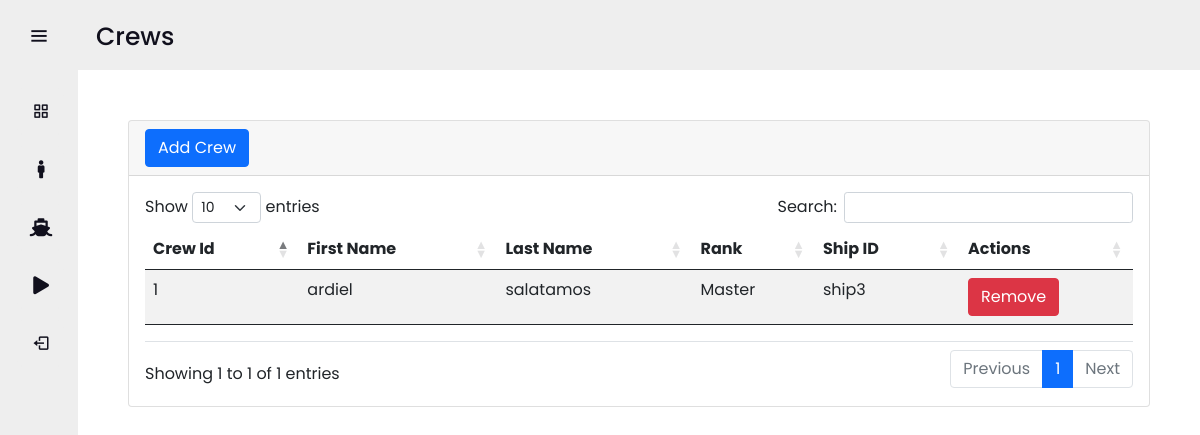
/admin/crew.php (signed in), run on an earlier commit of the app's database.
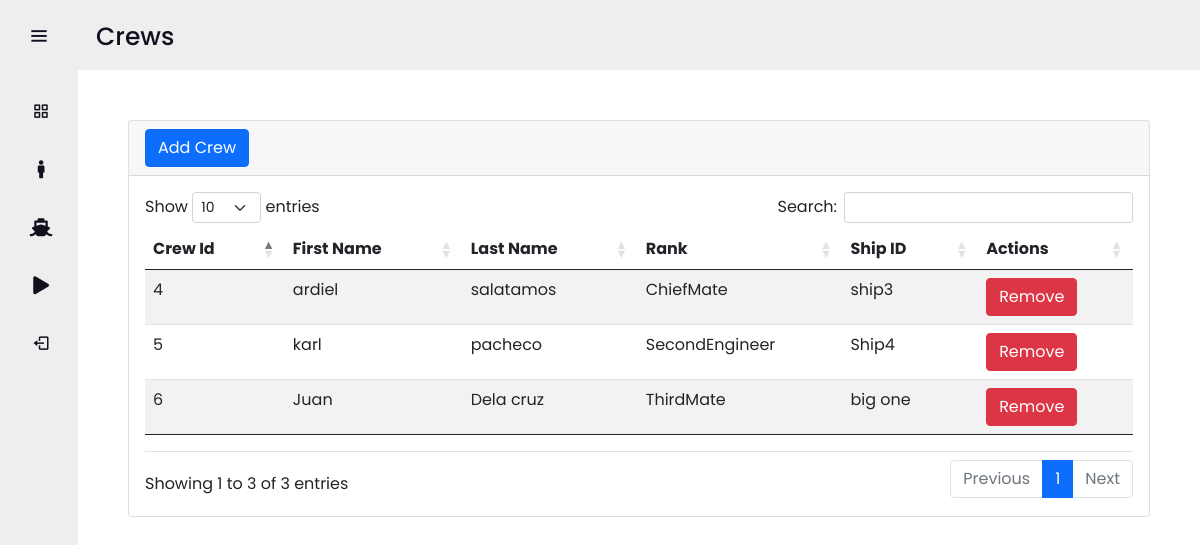
And on a later commit of the database.
### tables this page shows
CREATE TABLE `crew` (
  `crew_id` int(25) NOT NULL,
  `fname` varchar(50) NOT NULL,
  `surname` varchar(50) NOT NULL,
  `rank_id` int(25) NOT NULL,
  `ship_id` int(25) NOT NULL
);

CREATE TABLE `rank` (
  `rank_id` int(25) NOT NULL,
  `rank_name` varchar(25) NOT NULL
);

CREATE TABLE `ship` (
  `ship_id` int(50) NOT NULL,
  `ship_name` varchar(25) NOT NULL,
  `speed` varchar(20) NOT NULL,
  `knots` float NOT NULL,
  `route_id` int(25) NOT NULL
);

### admin/crew_process.php (called while the page is built, shortened)
<?php
	include('../includes/dbcon.php');
	$query2 = "SELECT * FROM crew INNER JOIN rank ON crew.rank_id = rank.rank_id INNER JOIN ship WHERE crew.ship_id = ship.ship_id";
	$result2 = mysqli_query($db,$query2);
	$crew = mysqli_fetch_assoc($result2);
 ?>

### admin/crew.php (the view, shortened to what this page needs)
<?php
  include('header.php');
  include('crew_process.php');
?>
<section class="home-section">
  <div class="text">Crews</div>
  <div class="myCon">
<div class="card">
  <div class="card-header">
   <button type="button" class="btn btn-primary" data-bs-toggle="modal" data-bs-target="#exampleModal1">
  Add Crew
</button>
  </div>
  <div class="card-body">
    <table id="example" class="table table-striped" style="width:100%">
        <thead>
            <tr>
                <th>Crew Id</th>
                <th>First Name</th>
                <th>Last Name</th>
                <th>Rank</th>
                <th>Ship ID</th>
                <th>Actions</th>
            </tr>
        </thead>
        <tbody>
            <?php do{ ?>
            <tr>
                <td><?php echo $crew['crew_id'] ?></td>
                <td><?php echo $crew['fname'] ?></td>
                <td><?php echo $crew['surname'] ?></td>
                <td><?php echo $crew['rank_name'] ?></td>
                <td><?php echo $crew['ship_name'] ?></td>
                 <td><form method="POST"><input type="hidden" name="idd" value="<?php echo $crew['crew_id'] ?>"><button type="submit" class="btn btn-danger" name="remove">Remove</button></form></td>
            </tr>
            <?php }while($crew = mysqli_fetch_assoc($result2)) ?>
        </tbody>
        <tfoot>
            <tr>
                <th></th>
                <th></th>
                <th></th>
                <th></th>
                <th></th>
                <th></th>
            </tr>
        </tfoot>
    </table>
  </div>
</div>
  </div>
</section>

### admin/header.php (shortened to what this page needs)
<!DOCTYPE html>
<html lang="en" dir="ltr">
<head>
  	<link href='https://unpkg.com/boxicons@2.0.7/css/boxicons.min.css' rel='stylesheet'>
 	<link rel="stylesheet" type="text/css" href="../css/sidebar.css">
 	<link rel="stylesheet" href="https://cdnjs.cloudflare.com/ajax/libs/twitter-bootstrap/5.0.1/css/bootstrap.min.css">
	<link rel="stylesheet" href="https://cdn.datatables.net/1.11.3/css/dataTables.bootstrap5.min.css">
	<link rel="stylesheet" href="https://use.fontawesome.com/releases/v5.7.0/css/all.css">
</head>
<body>
	<div class="sidebar">
	    <div class="logo-details">
	        <i class='bx bx-menu' id="btn" ></i>
	    </div>
	    <ul class="nav-list">
	      <li>
	        <a href="index.php">
	          <i class='bx bx-grid-alt'></i>
	        </a>
	      </li>
	      <li>
	        <a href="crew.php">
	          <i class="fas fa-male"></i>
	        </a>
	      </li>
	      <li>
	        <a href="ship.php">
	          <i class="fas fa-ship"></i>
	        </a>
	      </li>
	      <li>
	        <a href="departure.php">
	          <i class="fas fa-play"></i>
	        </a>
	      </li>
	      <li>
	        <a href="#" data-bs-toggle="modal" data-bs-target="#exampleModal">
	          <i class='bx bx-log-out'></i>
	        </a>
	      </li>
	    </ul>
  	</div>
</body>
</html>

### css/sidebar.css (style rules this page uses)
* { margin: 0; padding: 0; box-sizing: border-box; font-family: "Poppins" , sans-serif; }
.sidebar { position: fixed; left: 0; top: 0; height: 100%; width: 78px; background: #eeeeee; padding: 6px 14px; transition: all 0.5s ease; }
.sidebar .logo-details { height: 60px; display: flex; align-items: center; position: relative; }
.sidebar .logo-details #btn { position: absolute; color: #11101d; top: 50%; right: 0; transform: translateY(-50%); font-size: 22px; transition: all 0.4s ease; font-size: 23px; text-align: center; cursor: pointer; transition: all 0.5s ease; }
.sidebar i { color: #fff; height: 60px; min-width: 50px; font-size: 28px; text-align: center; line-height: 60px; }
.sidebar .nav-list { margin-top: 20px; height: 100%; }
.sidebar li { position: relative; margin: 8px 0; list-style: none; margin-left: -30px; }
.sidebar li a { display: flex; height: 100%; width: 100%; border-radius: 12px; align-items: center; text-decoration: none; transition: all 0.4s ease; background: #eeeeee; }
.sidebar li i { height: 50px; color: #11101d; line-height: 50px; font-size: 18px; border-radius: 12px; }
.home-section { position: relative; background: #fff; min-height: 100vh; top: 0; left: 78px; width: calc(100% - 78px); transition: all 0.5s ease; z-index: 2; }
.home-section .text { display: inline-block; color: #11101d; font-size: 25px; font-weight: 500; background: #eeeeee; width: 100%; height: 70px; margin: 0; padding: 18px; }
.myCon { padding: 50px; width: 100%; }

What changed in the data, as far as the page shows it:
removed crew: crew_id "1", fname "ardiel", surname "salatamos", rank.rank_name "Master", ship.ship_name "ship3"
added crew: crew_id "4", fname "ardiel", surname "salatamos", rank.rank_name "ChiefMate", ship.ship_name "ship3"
added crew: crew_id "5", fname "karl", surname "pacheco", rank.rank_name "SecondEngineer", ship.ship_name "Ship4"
added crew: crew_id "6", fname "Juan", surname "Dela cruz", rank.rank_name "ThirdMate", ship.ship_name "big one"
Also different on the page:
text written by a page script: "Show entries Search: Showing 1 to 1 of 1 entries Previous 1 Next" → "Show entries Search: Showing 1 to 3 of 3 entries Previous 1 Next"
